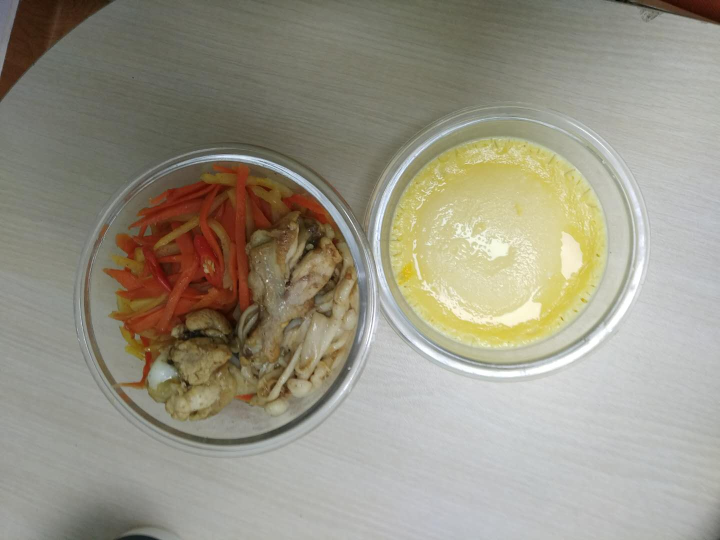
#> input picture opencv/happy.jpg, 1440 x 1080 px, given in place of the camera (shown at 1/2 size)
$ python CAMshift.py
#> lines starting #> are read from the running program, lines starting #| are printed output that depends on the picture; after the words box and inside, x2 and y2 are one past the last pixel; in counts of white or black regions, pixels touching at a corner belong together
import numpy as np
import cv2
#
cap = cv2.VideoCapture(0)
# take first frame of the video
ret,frame = cap.read()
#> frame is the input picture: shape (1080, 1440, 3); mean B, G, R 133.1, 148.5, 152.6
# setup initial location of window
r,h,c,w = 300,200,400,300 # simply hardcoded the values
track_window = (c,r,w,h)
roi = frame[r:r+h, c:c+w]
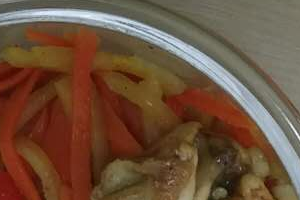
#> roi: shape (200, 300, 3); mean B, G, R 58.6, 79.9, 108.2
hsv_roi = cv2.cvtColor(frame, cv2.COLOR_BGR2HSV)
#> hsv_roi: shape (1080, 1440, 3); mean H, S, V 43.7, 42.3, 154.3
mask = cv2.inRange(hsv_roi, np.array((100., 30.,32.)),
np.array((180.,120.,255.)))
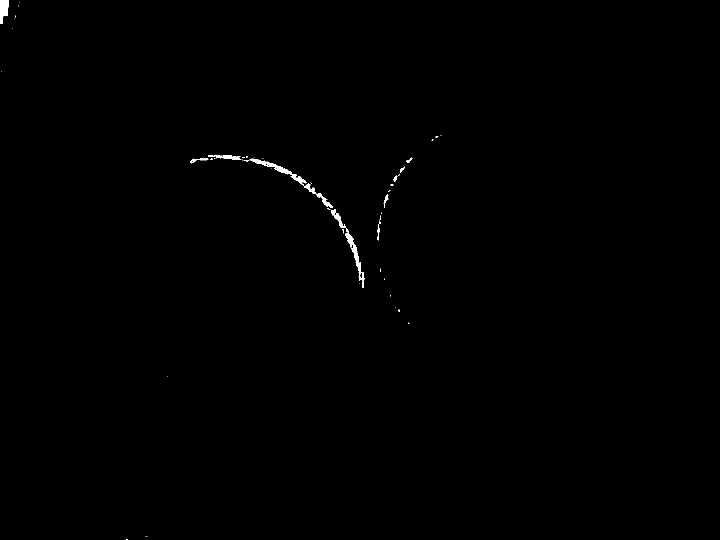
#> mask: shape (1080, 1440) (shown at 1/2 size); 0.26% white; 56 white regions (44 under 20 px), largest, box (x1, y1, x2, y2) and area: (662, 418, 729, 576) 1167, (500, 317, 614, 371) 859, (0, 0, 18, 48) 617
roi_hist = cv2.calcHist([hsv_roi],[0],mask,[180],[0,180])
#> roi_hist = 180 values, max 524 at index 103, min 0 at index 0, mean 22.69
cv2.normalize(roi_hist,roi_hist,0,255,cv2.NORM_MINMAX)
term_crit = ( cv2.TERM_CRITERIA_EPS | cv2.TERM_CRITERIA_COUNT, 10, 1 )
while(1):
	ret ,frame = cap.read()
	if ret == True:
		hsv = cv2.cvtColor(frame, cv2.COLOR_BGR2HSV)
		dst = cv2.calcBackProject([hsv],[0],roi_hist,[0,180],1)
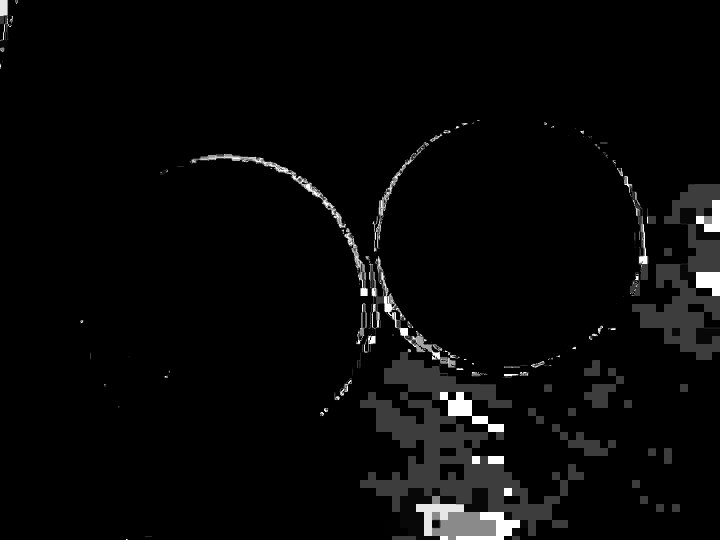
#> dst: shape (1080, 1440) (shown at 1/2 size); min 0, max 255, mean 8
		ret, track_window = cv2.CamShift(dst, track_window, term_crit)
#> ret = ((579, 365), (61.43, 362), 119.8); track_window = (421, 274, 316, 182)
		pts = cv2.boxPoints(ret)
#> pts = [[437.2, 248.3], [751.3, 428.4], [720.8, 481.7], [406.7, 301.6]]
		pts = np.int0(pts)
#> pts = [[437, 248], [751, 428], [720, 481], [406, 301]]
		img2 = cv2.polylines(frame,[pts],True, 255,2)
		cv2.imshow('img2',img2)
	k = cv2.waitKey(60) & 0xff
#> (key Esc is pressed here)
	if k == 27:
	    break

cv2.destroyAllWindows()
cap.release()

$ run again, on opencv/spring.jpg
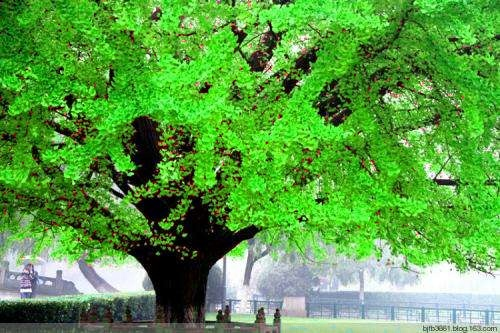
#> input picture opencv/spring.jpg, 500 x 333 px, given in place of the camera
#> frame is the input picture: shape (333, 500, 3); mean B, G, R 68.1, 157, 88.8
#> hsv_roi: shape (333, 500, 3); mean H, S, V 58.9, 160, 159.3
#> `mask = cv2.inRange(hsv_roi, np.array((100., 30.,32.)), np.array((180.,..`:
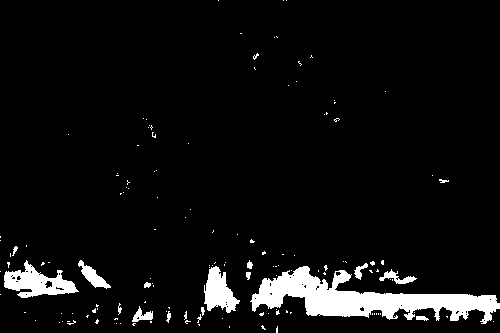
#> mask: shape (333, 500); 5.9% white; 140 white regions (124 under 20 px), largest, box (x1, y1, x2, y2) and area: (250, 266, 500, 324) 5939, (4, 260, 79, 298) 1354, (204, 266, 240, 313) 967
#> roi_hist = 180 values, max 859 at index 107, min 0 at index 0, mean 54.65
#> `dst = cv2.calcBackProject([hsv],[0],roi_hist,[0,180],1)`:
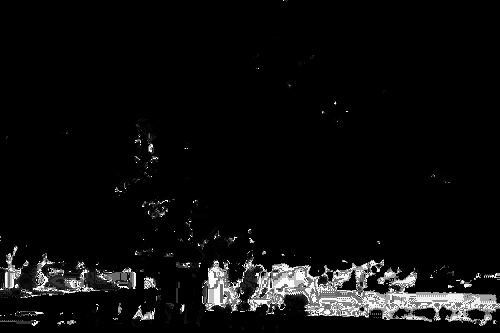
#> dst: shape (333, 500); min 0, max 255, mean 13.2
#> ret = ((431, 301.5), (40.96, 137.9), 94.38); track_window = (362, 280, 138, 43)
#> `pts = cv2.boxPoints(ret)`: pts = [[363.8, 275.8], [501.3, 286.3], [498.2, 327.2], [360.7, 316.7]]
#> `pts = np.int0(pts)`: pts = [[363, 275], [501, 286], [498, 327], [360, 316]]
